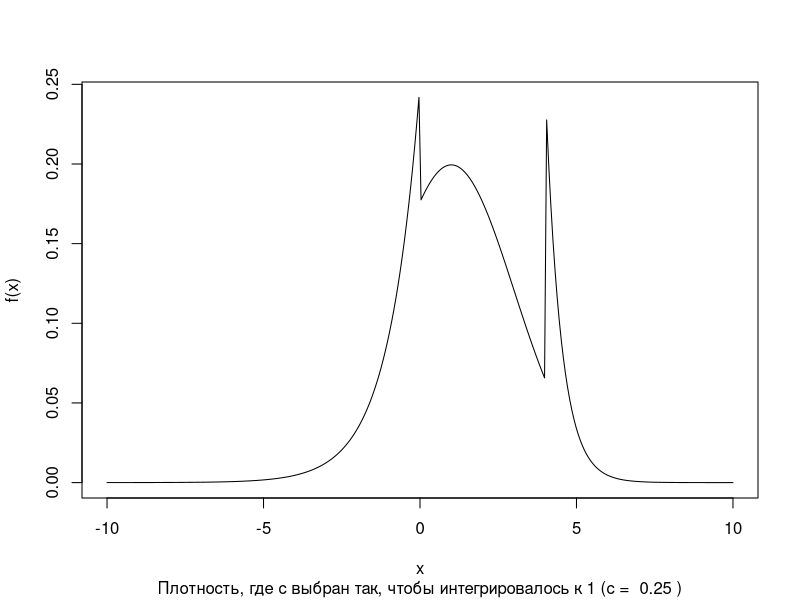
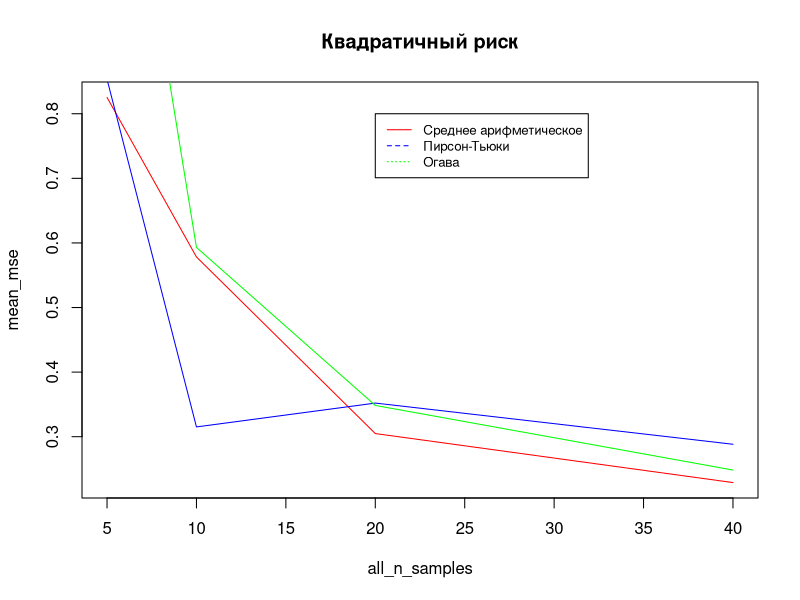
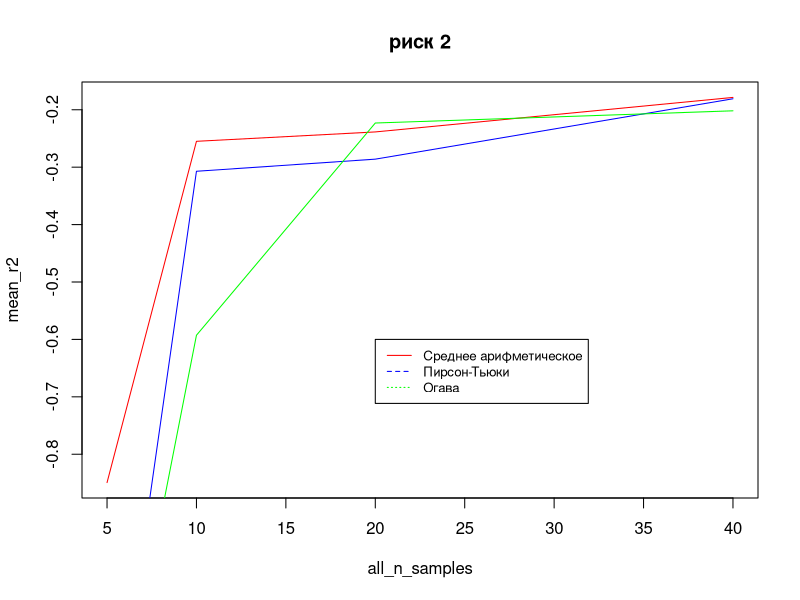
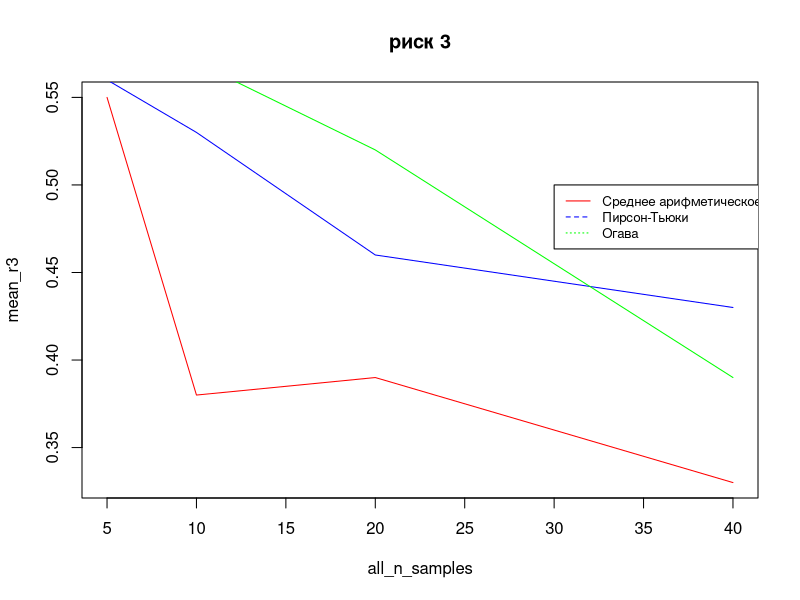
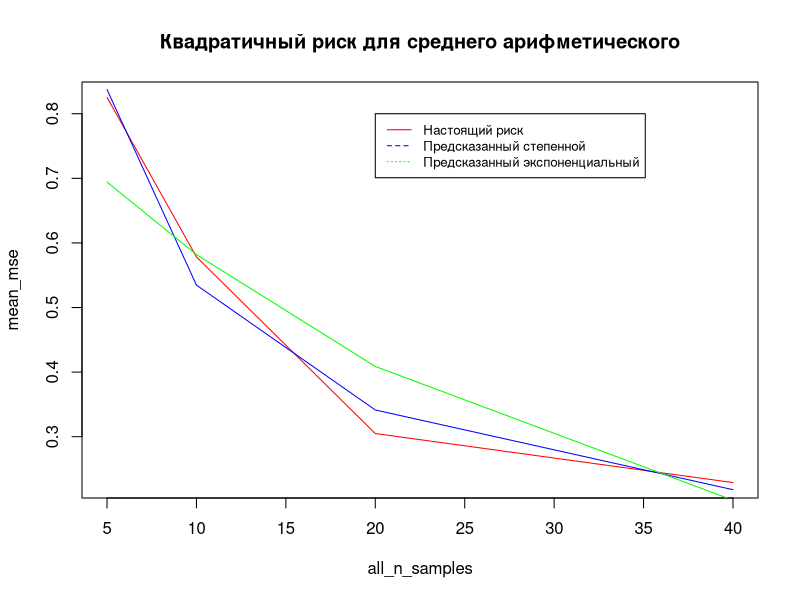
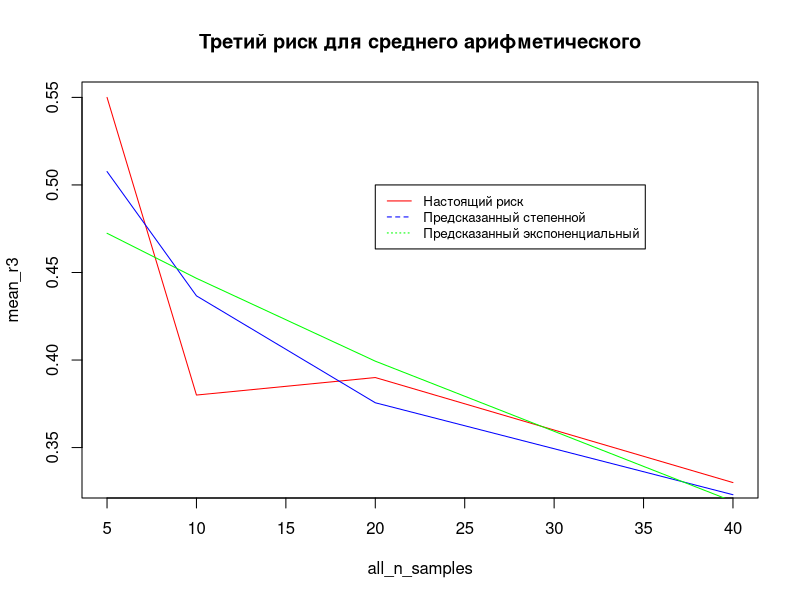
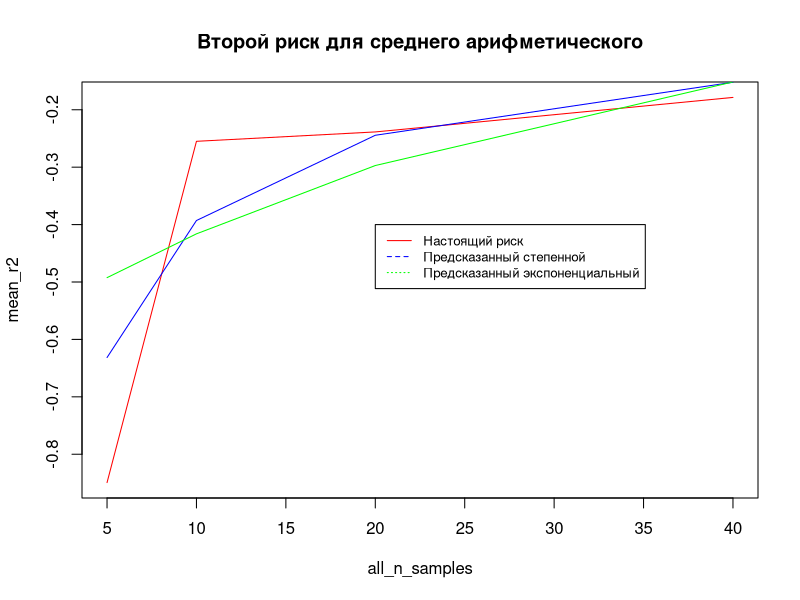
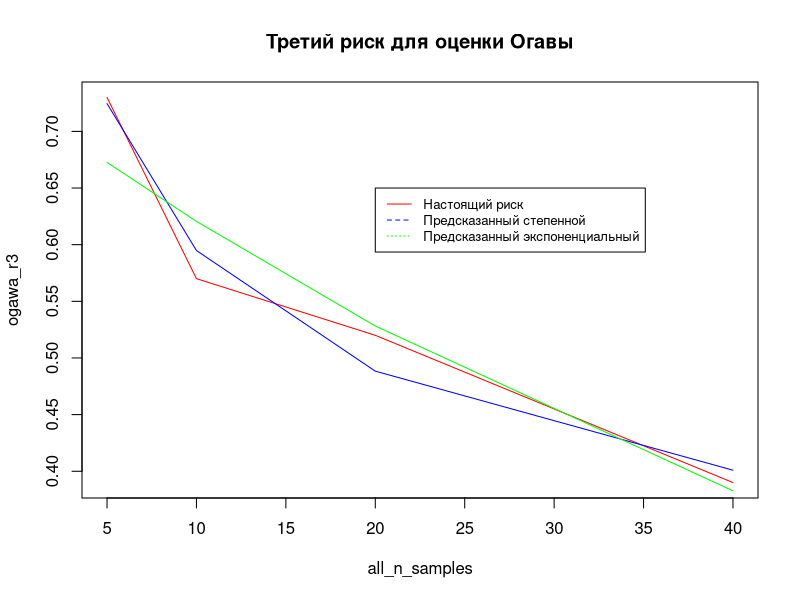

Generate these figures, in order, with R:
## ---- chunk 1
knitr::opts_chunk$set(echo = TRUE)
## ---- chunk 2
sample_from_density = function(n, pdf_f, approx=1000, ...) {
  x = seq(-10, 10, length.out = approx)
  y = sapply(x, pdf_f, ...)

  random.points <- approx(
    cumsum(y)/sum(y),
    x,
    runif(n)
  )$y
  random.points
}
rlongtailed_normal = function(sd=1, mean=0, c) {
  found
}

dlongtailed_normal = function(x, c, sd=1, mean=0, normal_range=c(0, 4)) {
  if (x >= normal_range[1] & x <= normal_range[2]) {
    return(dnorm(x, mean=mean, sd=sd))
  } else { 
    if (x < 0) {
      return(c * exp(x))
    } else {
      return(c * exp(8 - 2*x))
    }
  }
}

integrate = function(fn, x_range=seq(-10, 10, length.out=100), ...) {
  lambda = abs(abs(x_range[2]) - abs(x_range[1]))
  res = 0
  for (x in x_range) {
    res = res + fn(x, ...) * (lambda)
  }
  res
}

estimate_c = function(sd, mean, tol=0.01) {
  grid = seq(-100, 100, length.out=10000)
  
  for (c in grid) {
    total_proba = integrate(fn=dlongtailed_normal, sd=sd, mean=mean, c=c)
    #
    #for (x in x_range) {
    #  total_proba = total_proba + dlongtailed_normal(x, sd=sd, mean=mean, c=c) * (1 / length(x_range))
    #}
    if (abs(total_proba - 1) < tol) {
      return(c)
    }
  }
}
## ---- chunk 3
x_range = seq(-10, 10, length.out = 300)
mean=1
sd=2
c_est = estimate_c(sd=sd, mean=mean)
## ---- chunk 4
plot( 
  x_range, 
  lapply(x_range, dlongtailed_normal, c=c_est, mean=mean, sd=sd), 
  type='l',
  xlab = "x", ylab = "f(x)",
  sub=paste("Плотность, где c выбран так, чтобы интегрировалось к 1 (c = ", round(c_est, 2), ")")
)
## ---- chunk 5
mean_estimator = function(sample) {
  mean(sample)
}
pearson_tukey_5q= function(sample) {
  n = length(sample)
  var_series = sort(sample)
  1/6 * (var_series[floor(n/16)+1] + var_series[floor(n/4)+1] + 2*var_series[floor(n/2)+1] + var_series[floor(3*n/4)+1] + var_series[floor(15*n/16)])
}
pearson_tukey_5q= function(sample) {
  n = length(sample)
  var_series = sort(sample)
  1/6 * (var_series[floor(n/16)+1] + var_series[floor(n/4)+1] + 2*var_series[floor(n/2)+1] + var_series[floor(3*n/4)+1] + var_series[floor(15*n/16)])
}
ogawa = function(sample, discard_n=2) {
  n = length(sample)
  var_series = sort(sample)
  mean(var_series[seq(discard_n+1,n-discard_n)])
}

#sample_from_density(5, dlongtailed_normal, mean=mean, sd=sd, c=c_est)
#c(pearson_tukey_5q(c(1,3,3,2,5)), mean(c(1,3,3,2,5)))
#ogawa(c(1,2,6,8,9), discard_n = 1)
## ---- chunk 6
#set.seed(42)
#sample_from_density(10, dlongtailed_normal,  c=c_est, mean=mean, sd=sd)
## ---- chunk 7
r_1 = function (estimates, true) {
  mean((true - estimates)^2)
}

r_2 = function(estimates, true) {
  risks = c()
  for (estimate in estimates) {
    risks = append(risks, min(5, (true - estimate)^3))
  }
  mean(risks)
}

r_3 = function(estimates, true) {
  risks = c()
  for (estimate in estimates) {
    dev = abs(estimate - true)
    if (dev < 0.5) {
      risks = append(risks, 0)
    } else{
      risks = append(risks, 1)
    }
  }
  mean(risks)
}
bootstrap_risk = function(n_samples, estimator, risk_f, n_iter=100) {
  estimates = c()
  for (i in seq(n_iter)) {
    sample = sample_from_density(n_samples, dlongtailed_normal,  c=c_est, mean=mean, sd=sd)
    estimate = estimator(sample)
    estimates = append(estimates, estimate)
  }
  risk_f(estimates, mean)
}
#bootstrap_risk(5, estimator=mean_estimator, risk_f=r_1)
## ---- chunk 8

## ---- chunk 9
set.seed(42)
all_n_samples = c(5, 10, 20, 40)
mean_mse = c()
mean_r2 = c()
mean_r3 = c()
pt_mse = c()
pt_r2 = c()
pt_r3 = c()
ogawa_mse = c()
ogawa_r2 = c()
ogawa_r3 = c()
for (n_samples in all_n_samples) {
  print(paste("Размер выборки: ", n_samples))
  
  print("Среднее арифметическое: ")
  current_mean_mse = bootstrap_risk(n_samples, estimator= mean_estimator, risk_f=r_1)
  current_r2 = bootstrap_risk(n_samples, estimator= mean_estimator, risk_f=r_2)
  current_r3 = bootstrap_risk(n_samples, estimator= mean_estimator, risk_f=r_3)
  mean_mse = append(mean_mse, current_mean_mse)
  mean_r2 = append(mean_r2, current_r2)
  mean_r3 = append(mean_r3, current_r3)
  print(paste("(1) квадратичный риск: ", current_mean_mse))
  print(paste("(2) риск: ", current_r2))
  print(paste("(3) риск: ", current_r3))
        
  print("оценка Пирсона-Тьюки 5 квантилей: ")
  current_pt_mse = bootstrap_risk(n_samples, estimator= pearson_tukey_5q, risk_f=r_1)
  current_pt_r2 = bootstrap_risk(n_samples, estimator= pearson_tukey_5q, risk_f=r_2)
  current_pt_r3 = bootstrap_risk(n_samples, estimator= pearson_tukey_5q, risk_f=r_3)
  pt_mse = append(pt_mse, current_pt_mse)
  pt_r2 = append(pt_r2, current_pt_r2)
  pt_r3 = append(pt_r3, current_pt_r3)
  print(paste("(1) квадратичный риск: ", current_pt_mse))
  print(paste("(2) риск: ", current_pt_r2))
  print(paste("(3) риск: ", current_pt_r3))
        
  print("оценка Огавы с отбрасыванием 2 слева и справа: ")
  current_ogawa_mse = bootstrap_risk(n_samples, estimator= ogawa, risk_f=r_1)
  current_ogawa_r2 = bootstrap_risk(n_samples, estimator= ogawa, risk_f=r_2)
  current_ogawa_r3 = bootstrap_risk(n_samples, estimator= ogawa, risk_f=r_3)
  ogawa_mse = append(ogawa_mse, current_ogawa_mse)
  ogawa_r2 = append(ogawa_r2, current_ogawa_r2)
  ogawa_r3 = append(ogawa_r3, current_ogawa_r3)
  print(paste("(1) квадратичный риск: ", current_ogawa_mse))
  print(paste("(2) риск: ", current_ogawa_r2))
  print(paste("(3) риск: ", current_ogawa_r3))
}
## ---- chunk 10
plot(all_n_samples, mean_mse, type='l', col='red', main="Квадратичный риск")
lines(all_n_samples, pt_mse, col='blue')
lines(all_n_samples, ogawa_mse, col='green')
legend(20, 0.8, legend=c("Среднее арифметическое", "Пирсон-Тьюки", "Огава"),
       col=c("red", "blue", "green"), lty=1:3, cex=0.8)
## ---- chunk 11
plot(all_n_samples, mean_r2, type='l', col='red', main="риск 2")
lines(all_n_samples, pt_r2, col='blue')
lines(all_n_samples, ogawa_r2, col='green')
legend(20, -0.6, legend=c("Среднее арифметическое", "Пирсон-Тьюки", "Огава"),
       col=c("red", "blue", "green"), lty=1:3, cex=0.8)

## ---- chunk 12
plot(all_n_samples, mean_r3, type='l', col='red', main="риск 3")
lines(all_n_samples, pt_r3, col='blue')
lines(all_n_samples, ogawa_r3, col='green')
legend(30, 0.5, legend=c("Среднее арифметическое", "Пирсон-Тьюки", "Огава"),
       col=c("red", "blue", "green"), lty=1:3, cex=0.8)
## ---- chunk 13
library(knitr)
options(warn=-1)
get_decrease_speed = function (mean_mse, all_n_samples) {
  mean_mse = abs(mean_mse)
  # step_speed = mean((log(mean_mse) - lm(y~x+1, data=data.frame(y=log(mean_mse), x=log(all_n_samples)))$residuals)**2)
  # exp_speed = mean((log(mean_mse) - lm(y~x+1, data=data.frame(y=log(mean_mse), x=all_n_samples))$residuals)**2)
  step_model = NULL
  exp_model = NULL
  best_exp_speed = -99
  best_step_speed = -99
  best_exp_offset = NULL
  best_step_offset = NULL
  suppressWarnings({
  for (offset in seq(0, 0, length.out=1)) {
    step_model_i = lm(y~x+1, data=data.frame(y=log(mean_mse-offset), x=log(all_n_samples)))
    step_speed = mean(step_model_i$residuals**2)
    exp_model_i = lm(y~x+1, data=data.frame(y=log(mean_mse-offset), x=all_n_samples))
    exp_speed = mean(exp_model_i$residuals**2)
    if (step_speed > best_step_speed) {
      step_model = step_model_i
      best_step_offset = offset
      best_step_speed = step_speed
    }
    if (exp_speed > best_exp_speed) {
      exp_model = exp_model_i
      best_exp_offset = offset
      best_exp_speed = exp_speed
    }
  }
  })
  print(paste("Ошибка степенная ", round(step_speed, 3)))
  print(paste("Найденное степенной коэффициент альфа: ", round(step_model$coefficients[2], 3)))
  # print(paste("Найденный степенное смещение: ", round(best_step_offset, 3)))
  print(paste("Найденный степенной коэффициент бета: ", round(exp(step_model$coefficients[1]), 3)))
  print(paste("Ошибка экспоненциального роста ", round(exp_speed, 3)))
  print(paste("Найденный экспоненциальный коэффициент альфа: ", round(exp_model$coefficients[2], 3)))
  print(paste("Найденный эскпоненциальный коэффициент бета: ", round(exp(exp_model$coefficients[1]), 3)))
  # print(paste("Найденный эскпоненциальное смещение: ", round(best_exp_offset, 3)))
  if (step_speed < exp_speed) {
    print("Вывод: степенной рост")
  } else {
    print("Вывод: экспоненицальный рост")
  }
  list("step_model"=step_model, "exp_model"=exp_model, "step_offset"=best_step_offset, "exp_offset"=best_exp_offset)
}

mylist = list(
  "среднее арифм риск 1"=mean_mse,
  "среднее арифм риск 2"=mean_r2,
  "среднее арифм риск 3"=mean_r3,
  "Пирсон-Тьюки риск 1"=pt_mse,
  "Пирсон-Тьюки риск 2"=pt_r2,
  "Пирсон-Тьюки риск 3"=pt_r3,
  "Огава риск 1"=ogawa_mse,
  "Огава риск 2"=ogawa_r2,
  "Огава риск 3"=ogawa_r3
)
for (i in seq_along(mylist)) {
  risk = mylist[[i]]
  name = names(mylist)[i]
  print(name)
  models = get_decrease_speed(risk, all_n_samples)
}

## ---- chunk 14
plot(all_n_samples, mean_mse, type='l', col='red', main="Квадратичный риск для среднего арифметического")
pred = exp(predict(get_decrease_speed(mean_mse, all_n_samples)$step_model, data.frame(x=log(all_n_samples))))
pred_exp = exp(predict(get_decrease_speed(mean_mse, all_n_samples)$exp_model, data.frame(x=(all_n_samples))))
lines(all_n_samples, pred, col="blue")
lines(all_n_samples, pred_exp, col="green")
legend(20, 0.8, legend=c("Настоящий риск", "Предсказанный степенной", "Предсказанный экспоненциальный"),
       col=c("red", "blue", "green"), lty=1:3, cex=0.8)
## ---- chunk 15
plot(all_n_samples, mean_r3, type='l', col='red', main="Третий риск для среднего арифметического")
gds = get_decrease_speed(mean_r3, all_n_samples)

step_model = gds$step_model
step_offset = gds$step_offset
exp_model = gds$exp_model
exp_offset = gds$exp_offset

pred = exp(predict(step_model, data.frame(x=log(all_n_samples)))) + step_offset
pred_exp = exp(predict(exp_model, data.frame(x=(all_n_samples)))) + exp_offset
lines(all_n_samples, pred, col="blue")
lines(all_n_samples, pred_exp, col="green")
legend(20, 0.5, legend=c("Настоящий риск", "Предсказанный степенной", "Предсказанный экспоненциальный"),
       col=c("red", "blue", "green"), lty=1:3, cex=0.8)

## ---- chunk 16
plot(all_n_samples, mean_r2, type='l', col='red', main="Второй риск для среднего арифметического")
gds = get_decrease_speed(mean_r2, all_n_samples)

step_model = gds$step_model
step_offset = gds$step_offset
exp_model = gds$exp_model
exp_offset = gds$exp_offset

pred = -exp(predict(step_model, data.frame(x=log(all_n_samples)))) + step_offset
pred_exp = -exp(predict(exp_model, data.frame(x=(all_n_samples)))) + exp_offset
lines(all_n_samples, pred, col="blue")
lines(all_n_samples, pred_exp, col="green")
legend(20, -0.4, legend=c("Настоящий риск", "Предсказанный степенной", "Предсказанный экспоненциальный"),
       col=c("red", "blue", "green"), lty=1:3, cex=0.8)

## ---- chunk 17
plot(all_n_samples, ogawa_r3, type='l', col='red', main="Третий риск для оценки Огавы")
gds = get_decrease_speed(ogawa_r3, all_n_samples)

step_model = gds$step_model
step_offset = gds$step_offset
exp_model = gds$exp_model
exp_offset = gds$exp_offset

pred = exp(predict(step_model, data.frame(x=log(all_n_samples)))) + step_offset
pred_exp = exp(predict(exp_model, data.frame(x=(all_n_samples)))) + exp_offset
lines(all_n_samples, pred, col="blue")
lines(all_n_samples, pred_exp, col="green")
legend(20, 0.65, legend=c("Настоящий риск", "Предсказанный степенной", "Предсказанный экспоненциальный"),
       col=c("red", "blue", "green"), lty=1:3, cex=0.8)

## ---- chunk 18
pred_exp
